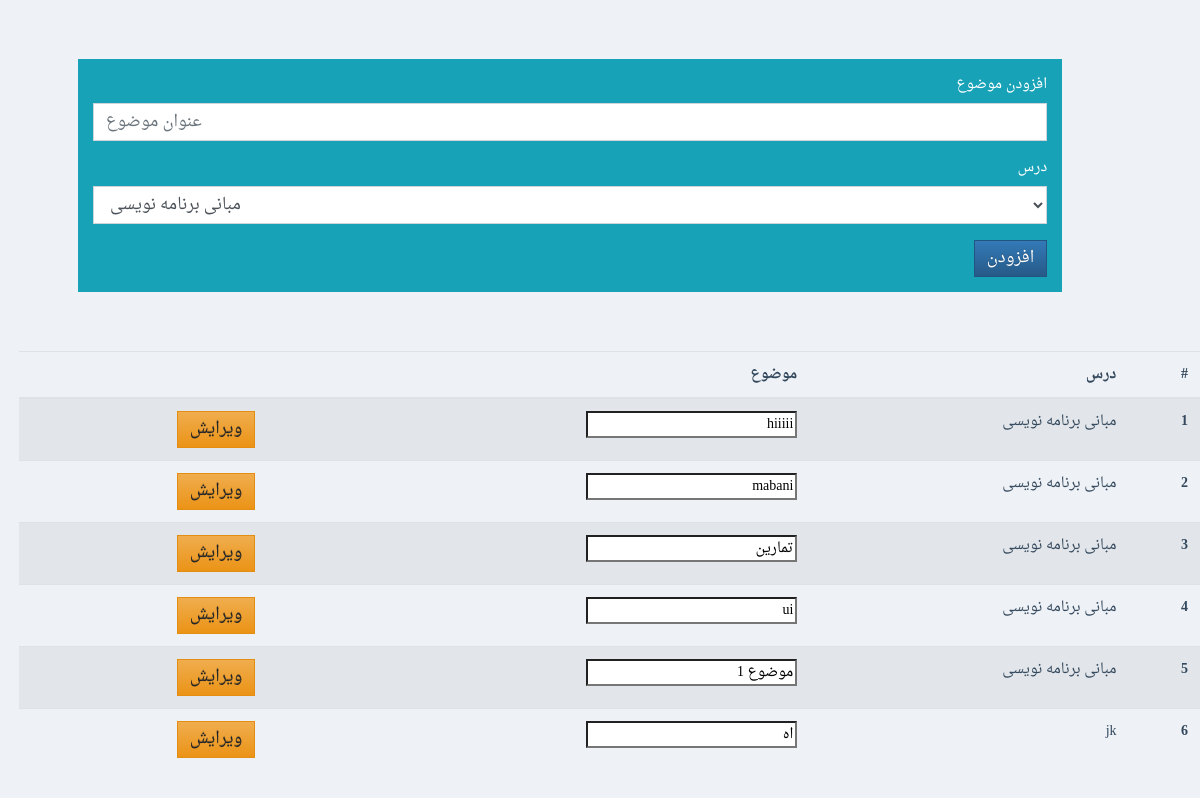
/www/sadaf/subject.php (signed in), run on an earlier commit of the app's database.
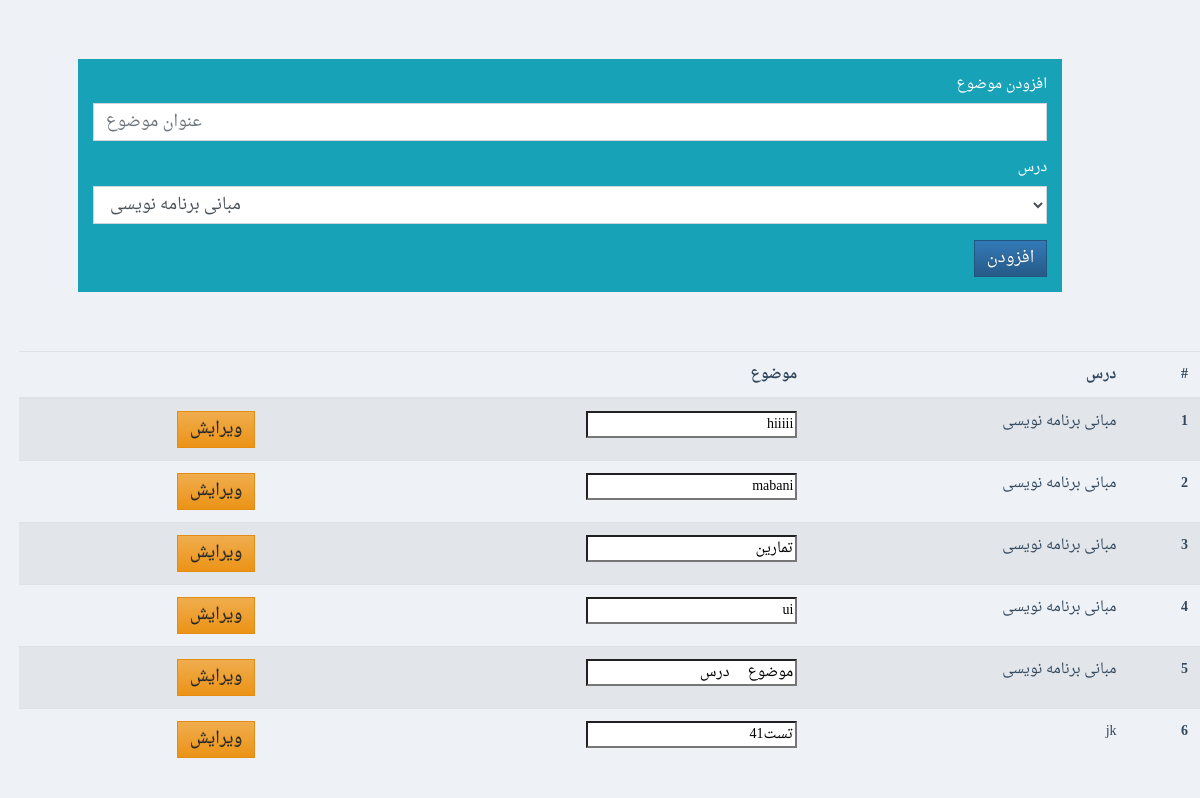
And on a later commit of the database.
### tables this page shows
CREATE TABLE `lesson` (
  `id` int(11) NOT NULL AUTO_INCREMENT,
  `code` int(11) NOT NULL,
  `title` varchar(100) NOT NULL,
  PRIMARY KEY (`id`),
  UNIQUE KEY `code` (`code`),
  KEY `title` (`title`)
);

CREATE TABLE `subject` (
  `id` int(11) NOT NULL AUTO_INCREMENT,
  `title` varchar(100) NOT NULL,
  PRIMARY KEY (`id`)
);

### www/shares/pdodb.class.php (called while the page is built, shortened)
<?php
class pdodb {
  private $dsn;
  private $pdo;
  private $statement;
  static  $pdoinstance = false;
  private function __construct($_host = "", $_user = "", $_pass = "", $_default_db = "",$_driver="",$debug=self::DEBUG_MODE) {
    $this->dsn = "mysql:dbname=$_default_db;host=$_host";
  }
  public static function getInstance($_host = "", $_user = "", $_pass = "", $_default_db = "",$_driver="") {
    if ("" == $_driver)      $_driver = sys_config::$db_server['driver'];
    if ("" == $_host)        $_host = sys_config::$db_server['host'];
    if ("" == $_user)        $_user = sys_config::$db_server['user'];
    if ("" == $_pass)        $_pass = sys_config::$db_server['pass'];
    if ("" == $_default_db)  $_default_db = sys_config::$db_server['database'];
    if (!@pdodb::$pdoinstance[$_host.$_user.$_default_db]) {
      pdodb::$pdoinstance[$_host.$_user.$_default_db] = new pdodb($_host,$_user,$_pass,$_default_db,$_driver);
    }
    return pdodb::$pdoinstance[$_host.$_user.$_default_db];
  }
  private function connect($_driver = "", $_host = "", $_user = "", $_pass = "", $_default_db = "",$debug=self::DEBUG_MODE) {
    try{
      $this->pdo = new pdo($this->dsn , $_user , $_pass, array(PDO::MYSQL_ATTR_INIT_COMMAND =>  "SET NAMES utf8") );
      return $this->pdo;
    }
    catch (PDOException $e) {
      print (self::PDO_CONNECTION_ERROR);
      print ($e->getMessage());
      if ($debug) $this->backtrace();
      exit();
    }
  }
  function Prepare($sqlstr,$debug=self::DEBUG_MODE) {
    $this->statement = $this->pdo->prepare($sqlstr);
    return $this->statement;
  }
  function ExecuteStatement($parameter_array,$fetch_mode=PDO::FETCH_ASSOC,$debug=self::DEBUG_MODE) {
    $trans = array(self::ARABIC_YA => self::PERSIAN_YA , self::ARABIC_KAF => self::PERSIAN_KAF);
    $this->statement->setFetchMode($fetch_mode);
    $this->statement->execute($parameter_array);
    $error_info = $this->statement->errorInfo();
    return $this->statement;
 }
  function Execute($sqlstr,$fetch_mode=PDO::FETCH_ASSOC,$debug=self::DEBUG_MODE) {
    $trans = array(self::ARABIC_YA => self::PERSIAN_YA , self::ARABIC_KAF => self::PERSIAN_KAF);
    $this->statement = $this->pdo->query(strtr($sqlstr,$trans));
    return $this->statement;
  }
}
?>

### www/sadaf/classes/subject.class.php (the view, shortened to what this page needs)
<?php
class Subject{
	public static function getUserLesson(){
		$userId = $_SESSION["PersonID"];
		$mysql = pdodb::getInstance();
		$query = "select * from persons
		join person_lesson on persons.PersonID=person_lesson.personid
		join lesson on lesson.id = person_lesson.lessonid
		where persons.PersonID=?";
		$mysql->Prepare($query);
		$res = $mysql->ExecuteStatement(array($userId));
		$lesson="";
		while($rec = $res->fetch())
		{
			$lesson .="<option name='lesson'  value='".$rec['lessonid']."'>". $rec['title'] ."</option>";
		}
		return $lesson;
	}
	public static function edit_subject_form(){
		$userId = $_SESSION["PersonID"];
		$mysql = pdodb::getInstance();
		$query = "select * , lesson.title as lessonTitle , subject.title as subjectTitle  from lesson
		join  subject_lesson on lesson.id = subject_lesson.lessonId
		join  subject on subject.id = subject_lesson.subjectId
		join person_lesson on lesson.id = person_lesson.lessonId
		where personid =?";
		$mysql->Prepare($query);
		$res = $mysql->ExecuteStatement(array($userId));
		$row="";
		$i=1;
		while($rec = $res->fetch())
		{
			$row .='
			<form>
				<tr>
					<th scope="row">'.$i.'</th>
					<td>' .$rec["lessonTitle"]. '</td>
					<td> <input name="sTitle" type="text" value= "'.  $rec["subjectTitle"].'" ></td>
					<input name="sId" type="hidden" value= '. $rec["subjectId"] .' ">
					<td>
					<input type="submit" name="edit" class="btn btn-warning" value="ویرایش">
					</td>
				</tr>
			</form>';
			  $i++;
		}
		echo '<table dir="rtl" class="col-md-10 table table-striped" >
		<thead>
		  <tr>
			<th scope="col">#</th>
			<th scope="col">درس</th>
			<th scope="col">موضوع</th>
			<th scope="col"></th>
		  </tr>
		</thead>
		<tbody>'.
			$row
		.'</tbody>
	  </table>';
	}
}
?>

What changed in the data, as far as the page shows it:
changed through a linked row, lesson "مبانی برنامه نویسی": sTitle "موضوع 1" → "موضوع درس"
changed through a linked row, lesson "jk": sTitle "اه" → "تست41"
